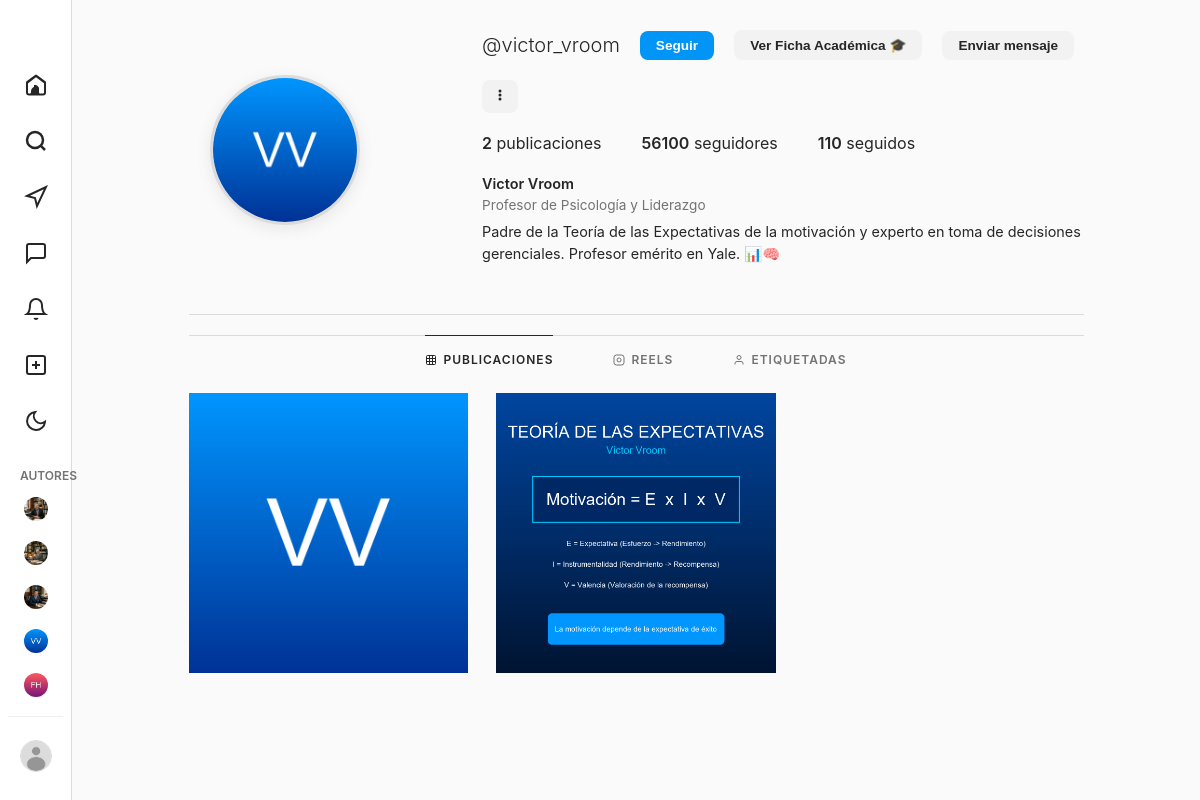
The app's page /p/victor_vroom/ with its own data.
### authors/models.py (models this page shows, shortened)
class Author(models.Model):
    name = models.CharField(max_length=100)
    username = models.CharField(max_length=50, unique=True)
    profile_picture = models.ImageField(upload_to='profiles/', blank=True, null=True)
    occupation = models.CharField(max_length=100, blank=True)
    bio = models.TextField(blank=True)
    followers_count = models.IntegerField(default=0)
    following_count = models.IntegerField(default=0)
    birth_info = models.CharField(max_length=150, blank=True)
    death_info = models.CharField(max_length=150, blank=True)
    key_theories = models.TextField(blank=True)
    academic_background = models.TextField(blank=True)
    legacy = models.TextField(blank=True)
    nationality = models.CharField(max_length=100, blank=True)
    website = models.CharField(max_length=100, blank=True)

class Post(models.Model):
    author = models.ForeignKey(Author, on_delete=models.CASCADE, related_name='posts')
    image = models.ImageField(upload_to='posts/')
    caption = models.TextField(blank=True)
    created_at = models.DateTimeField(auto_now_add=True)
    likes_count = models.IntegerField(default=0)
    location = models.CharField(max_length=100, blank=True)

### authors/views.py (the view)
# urls.py: path('p/<str:username>/', views.profile_view, name='profile'),
def profile_view(request, username):
    author = get_object_or_404(Author, username=username)
    posts = author.posts.all().order_by('-created_at')
    authors = Author.objects.all()
    context = {
        'author': author,
        'posts': posts,
        'authors': authors,
    }
    return render(request, 'authors/profile.html', context)

### authors/templates/authors/profile.html (shortened to what this page needs)
{% extends 'authors/base.html' %}
{% load static %}
{% block content %}
<div class="profile-wrapper">
    <header class="profile-header">
        <div class="profile-pfp-container">
            <img src="{% if author.profile_picture %}{{ author.profile_picture.url }}{% else %}{% static 'img/default_avatar.png' %}{% endif %}" alt="{{ author.name }}" class="profile-pfp-img">
        </div>
        <div class="profile-info">
            <div class="profile-username-row">
                <h2 class="profile-user-name">@{{ author.username }}</h2>
                <button class="profile-action-btn btn-primary" id="profile-follow-btn" style="background-color: #0095f6; color: #fff;">Seguir</button>
                <button class="profile-action-btn" id="open-academic-btn">Ver Ficha Académica 🎓</button>
                <button class="profile-action-btn">Enviar mensaje</button>
                <button class="profile-action-btn" style="padding: 7px 10px;">
                    <svg viewBox="0 0 24 24" fill="currentColor" style="width: 16px; height: 16px;"><path d="M12 9.75A2.25 2.25 0 1 0 14.25 12 2.25 2.25 0 0 0 12 9.75Zm0-6A2.25 2.25 0 1 0 14.25 6 2.25 2.25 0 0 0 12 3.75Zm0 12A2.25 2.25 0 1 0 14.25 18 2.25 2.25 0 0 0 12 15.75Z"/></svg>
                </button>
            </div>
            <ul class="profile-stats">
                <li class="profile-stat-item"><span class="profile-stat-value">{{ posts.count }}</span> publicaciones</li>
                <li class="profile-stat-item"><span class="profile-stat-value">{{ author.followers_count|stringformat:"d" }}</span> seguidores</li>
                <li class="profile-stat-item"><span class="profile-stat-value">{{ author.following_count|stringformat:"d" }}</span> seguidos</li>
            </ul>
            <div class="profile-bio">
                <div class="profile-full-name">{{ author.name }}</div>
                <div class="profile-category">{{ author.occupation }}</div>
                <p style="margin: 6px 0;">{{ author.bio }}</p>
            </div>
        </div>
    </header>
    <div class="profile-tabs">
        <div class="profile-tab active">
            <svg viewBox="0 0 24 24" fill="none" stroke="currentColor" stroke-width="2"><rect x="3" y="3" width="18" height="18" rx="2" ry="2"/><line x1="3" y1="9" x2="21" y2="9"/><line x1="3" y1="15" x2="21" y2="15"/><line x1="9" y1="3" x2="9" y2="21"/><line x1="15" y1="3" x2="15" y2="21"/></svg>
            <span>PUBLICACIONES</span>
        </div>
        <div class="profile-tab">
            <svg viewBox="0 0 24 24" fill="none" stroke="currentColor" stroke-width="2"><rect x="2" y="2" width="20" height="20" rx="5" ry="5"/><path d="M16 11.37A4 4 0 1 1 12.63 8 4 4 0 0 1 16 11.37z"/><line x1="17.5" y1="6.5" x2="17.51" y2="6.5"/></svg>
            <span>REELS</span>
        </div>
        <div class="profile-tab">
            <svg viewBox="0 0 24 24" fill="none" stroke="currentColor" stroke-width="2"><path d="M20 21v-2a4 4 0 0 0-4-4H8a4 4 0 0 0-4 4v2"/><circle cx="12" cy="7" r="4"/></svg>
            <span>ETIQUETADAS</span>
        </div>
    </div>
    <div class="posts-grid">
        {% if posts %}
            {% for post in posts %}
                <div class="grid-post-card" data-post-id="{{ post.id }}">
                    <img src="{{ post.image.url }}" alt="Publicación" class="grid-post-image">
                </div>
            {% endfor %}
        {% else %}
            <div style="grid-column: span 3; text-align: center; padding: 60px 0; color: #737373;">
                <h3>No hay publicaciones aún</h3>
            </div>
        {% endif %}
    </div>
</div>
{% endblock %}

### authors/templates/authors/base.html (shortened to what this page needs)
{% load static %}
<!DOCTYPE html>
<html lang="es">
<head>
    <link rel="stylesheet" href="{% static 'authors/css/style.css' %}">
</head>
<body>
    <div class="app-container">
        <aside class="sidebar">
            <div class="logo-container">
            </div>
            <nav class="nav-links">
                <li>
                    <a href="{% url 'authors:feed' %}" class="nav-item {% if request.resolver_match.url_name == 'feed' %}active{% endif %}">
                    </a>
                </li>
                <li>
                    <div class="nav-item" id="search-nav-btn">
                        <svg viewBox="0 0 24 24" fill="none" stroke="currentColor" stroke-width="2.5"><path d="M19 11A8 8 0 113 11a8 8 0 0116 0zM21 21l-4.35-4.35"/></svg>
                    </div>
                </li>
                <li>
                    <div class="nav-item">
                        <svg viewBox="0 0 24 24" fill="none" stroke="currentColor" stroke-width="2"><polygon points="3 11 22 2 13 21 11 13 3 11"/></svg>
                    </div>
                </li>
                <li>
                    <div class="nav-item">
                        <svg viewBox="0 0 24 24" fill="none" stroke="currentColor" stroke-width="2"><path d="M21 15a2 2 0 0 1-2 2H7l-4 4V5a2 2 0 0 1 2-2h14a2 2 0 0 1 2 2z"/></svg>
                    </div>
                </li>
                <li>
                    <div class="nav-item">
                        <svg viewBox="0 0 24 24" fill="none" stroke="currentColor" stroke-width="2"><path d="M18 8A6 6 0 0 0 6 8c0 7-3 9-3 9h18s-3-2-3-9M13.73 21a2 2 0 0 1-3.46 0"/></svg>
                    </div>
                </li>
                <li>
                    <div class="nav-item">
                        <svg viewBox="0 0 24 24" fill="none" stroke="currentColor" stroke-width="2"><rect x="3" y="3" width="18" height="18" rx="2" ry="2"/><line x1="12" y1="8" x2="12" y2="16"/><line x1="8" y1="12" x2="16" y2="12"/></svg>
                    </div>
                </li>
                <li>
                    <div class="nav-item" id="theme-toggle-btn">
                        <svg viewBox="0 0 24 24" fill="none" stroke="currentColor" stroke-width="2" class="theme-icon-moon"><path d="M21 12.79A9 9 0 1 1 11.21 3 7 7 0 0 0 21 12.79z"/></svg>
                    </div>
                </li>
                <li style="margin-top: 15px; font-size: 0.75rem; color: #737373; padding: 0 12px; font-weight: 600;">AUTORES</li>
                {% for aut in authors %}
                <li>
                    <a href="{% url 'authors:profile' aut.username %}" class="nav-item {% if author.username == aut.username %}active{% endif %}" style="padding: 6px 12px; gap: 10px;">
                        <img src="{% if aut.profile_picture %}{{ aut.profile_picture.url }}{% else %}{% static 'img/default_avatar.png' %}{% endif %}" alt="" style="width: 24px; height: 24px; border-radius: 50%; object-fit: cover;">
                    </a>
                </li>
                {% endfor %}
            </nav>
            <div class="sidebar-footer">
                <div class="active-user-trigger" id="active-user-trigger">
                    <img src="{% static 'img/default_avatar.png' %}" alt="" class="active-user-avatar">
                </div>
            </div>
        </aside>
        <main class="main-content">
            {% block content %}{% endblock %}
        </main>
    </div>
</body>
</html>

### records on screen
Author: profile_picture (picture)
Author: profile_picture (picture)
Author: profile_picture (picture)
Author: profile_picture (picture), username "victor_vroom", followers_count "56100", following_count "110", name "Victor Vroom", occupation "Profesor de Psicología y Liderazgo", bio "Padre de la Teoría de las Expectativas de la motivación y experto en toma de decisiones gerenciales. Profesor emérito en Yale. 📊🧠"
Author: profile_picture (picture)
Post: image (picture)
Post: image (picture)

### other values on screen
{{ posts.count }} "2"
